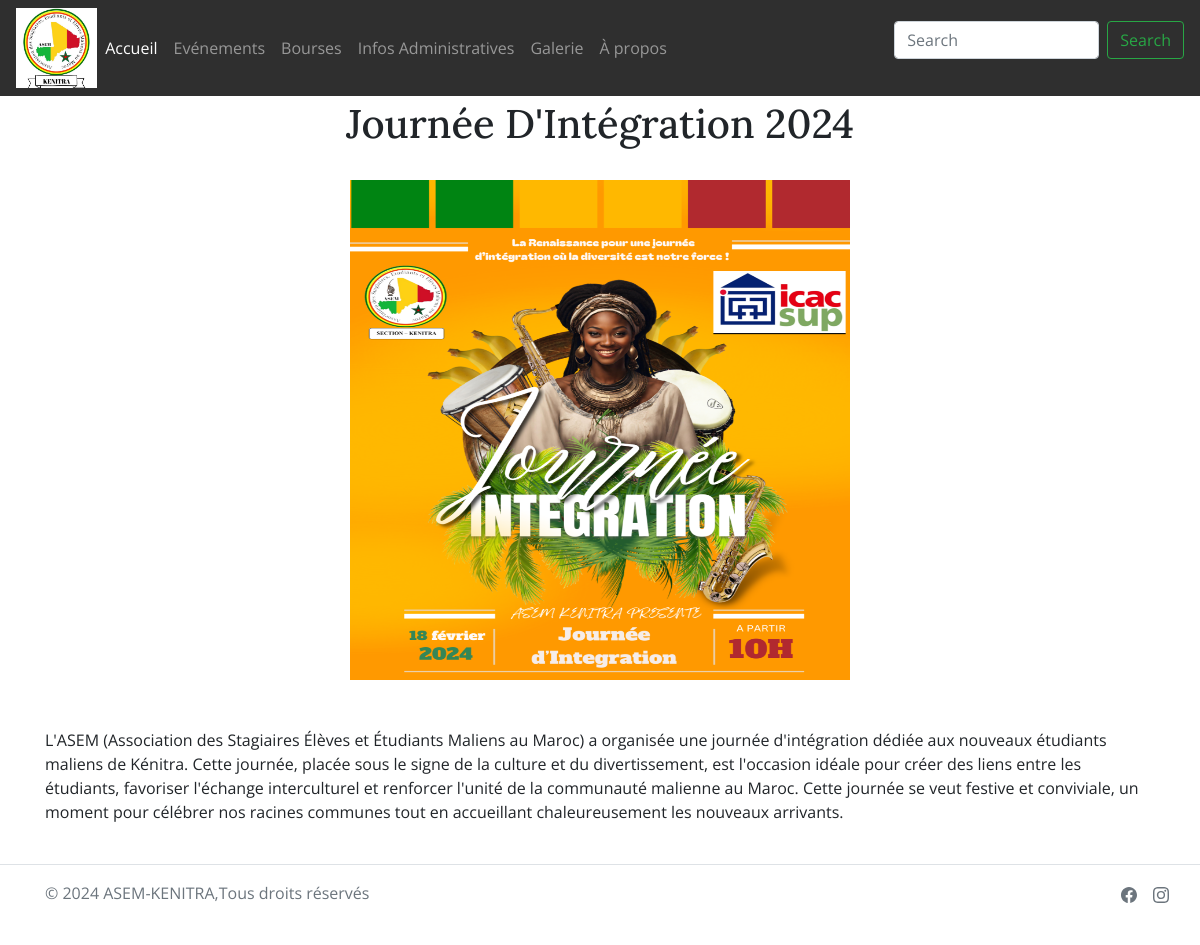
/evenement/1, run on the app's committed database.
### backend_frontend/models.py (models this page shows, shortened)
class Evenement(models.Model):
    titre = models.CharField(max_length=255)
    image = models.ImageField()
    description = models.TextField()
    categorie = models.ForeignKey('backend_frontend.CategorieEvenement',on_delete=models.CASCADE,related_name='evenements')
    date_created = models.DateTimeField(auto_now_add=True)
    date_updated = models.DateTimeField(auto_now_add=True)

### backend_frontend/views.py (the view)
# urls.py: path("evenement/<int:event_id>",views.evenement_detail_view,name='evenement-detail'),
def evenement_detail_view(request,event_id):
    event = get_object_or_404(Evenement,id=event_id)
    return render(request,'backend_frontend/evenement_detail.html',{'event':event})

### backend_frontend/templates/backend_frontend/evenement_detail.html
{% extends 'base.html' %}
{% load static %}
{% block content %}
    <div class="container d-flex flex-column align-items-center" style="margin-top:100px;">
    <h1 class="text-center">{{ event.titre }}</h1><br>
    <img src="{{ event.image.url }}" width="500" height="500" alt="..." class="my-auto">
    <p class="mt-5">{{ event.description }}</p>
</div>
{% endblock content %}

### templates/base.html (style rules this page uses)
body { font-family: 'Open Sans', sans-serif; }
h1, h2, h3 { font-family: 'Lora', serif; }

### data on the page
Evenement: titre "Journée D'Intégration 2024", image (picture), description "L'ASEM (Association des Stagiaires Élèves et Étudiants Maliens au Maroc) a organisée une journée d'intégration dédiée aux nouveaux étudiants maliens de Kénitra. Cette journée, placée sous le signe de la culture et du divertissement, est l'occasion idéale pour créer des liens entre les étudiants, favoriser l'échange interculturel et renforcer l'unité de la communauté malienne au Maroc. Cette journée se veut festive et conviviale, un moment pour célébrer nos racines communes tout en accueillant chaleureusement les nouveaux arrivants."
